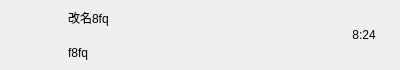
<?xml version="1.0" encoding="UTF-8"?>
<ui version="4.0">
 <class>ChatUserWid</class>
 <widget class="QWidget" name="ChatUserWid">
  <property name="geometry">
   <rect>
    <x>0</x>
    <y>0</y>
    <width>400</width>
    <height>70</height>
   </rect>
  </property>
  <property name="minimumSize">
   <size>
    <width>0</width>
    <height>70</height>
   </size>
  </property>
  <property name="maximumSize">
   <size>
    <width>16777215</width>
    <height>70</height>
   </size>
  </property>
  <property name="windowTitle">
   <string>Form</string>
  </property>
  <layout class="QHBoxLayout" name="horizontalLayout">
   <property name="spacing">
    <number>5</number>
   </property>
   <property name="topMargin">
    <number>2</number>
   </property>
   <property name="bottomMargin">
    <number>2</number>
   </property>
   <item>
    <widget class="QWidget" name="icon_wid" native="true">
     <property name="minimumSize">
      <size>
       <width>50</width>
       <height>50</height>
      </size>
     </property>
     <property name="maximumSize">
      <size>
       <width>50</width>
       <height>50</height>
      </size>
     </property>
     <layout class="QHBoxLayout" name="horizontalLayout_2">
      <property name="spacing">
       <number>0</number>
      </property>
      <property name="leftMargin">
       <number>0</number>
      </property>
      <property name="topMargin">
       <number>0</number>
      </property>
      <property name="rightMargin">
       <number>0</number>
      </property>
      <property name="bottomMargin">
       <number>0</number>
      </property>
      <item>
       <widget class="QLabel" name="icon_lb">
        <property name="minimumSize">
         <size>
          <width>45</width>
          <height>45</height>
         </size>
        </property>
        <property name="maximumSize">
         <size>
          <width>45</width>
          <height>45</height>
         </size>
        </property>
        <property name="text">
         <string/>
        </property>
       </widget>
      </item>
     </layout>
    </widget>
   </item>
   <item>
    <widget class="QWidget" name="user_info_wid" native="true">
     <layout class="QVBoxLayout" name="verticalLayout">
      <property name="spacing">
       <number>7</number>
      </property>
      <property name="leftMargin">
       <number>2</number>
      </property>
      <property name="topMargin">
       <number>2</number>
      </property>
      <property name="rightMargin">
       <number>2</number>
      </property>
      <property name="bottomMargin">
       <number>2</number>
      </property>
      <item>
       <widget class="QLabel" name="user_name_lb">
        <property name="text">
         <string>改名8fq</string>
        </property>
       </widget>
      </item>
      <item>
       <widget class="QLabel" name="user_chat_lb">
        <property name="text">
         <string>f8fq</string>
        </property>
       </widget>
      </item>
     </layout>
    </widget>
   </item>
   <item>
    <widget class="QWidget" name="time_wid" native="true">
     <property name="minimumSize">
      <size>
       <width>50</width>
       <height>50</height>
      </size>
     </property>
     <property name="maximumSize">
      <size>
       <width>50</width>
       <height>50</height>
      </size>
     </property>
     <layout class="QVBoxLayout" name="verticalLayout_2">
      <item>
       <widget class="QLabel" name="time_lb">
        <property name="text">
         <string>8:24</string>
        </property>
        <property name="alignment">
         <set>Qt::AlignmentFlag::AlignCenter</set>
        </property>
       </widget>
      </item>
     </layout>
    </widget>
   </item>
  </layout>
 </widget>
 <resources/>
 <connections/>
</ui>
